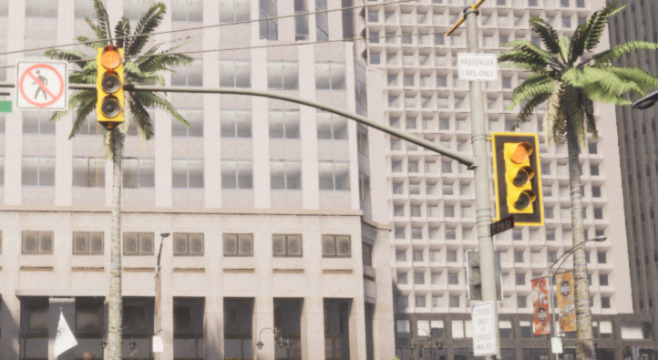
#> input picture ubuntu20/data/tl_detection/img_1.jpg, 658 x 360 px
$ python -i main.py   (imports and definitions only)
#> lines starting #> are read from the running program, lines starting #| are printed output that depends on the picture; after the words box and inside, x2 and y2 are one past the last pixel; in counts of white or black regions, pixels touching at a corner belong together

import numpy as np
import os
# import six.moves.urllib as urllib
# import tarfile
import tensorflow as tf
from matplotlib import pyplot as plt
from PIL import Image
from os import path
from utils import label_map_util
from utils import visualization_utils as vis_util
import time
import cv2


### Function To Detect Red and Yellow Color
# detect only Red and Yellow colors for the traffic lights (need to stop as detecting them)

def detect_red_and_yellow(img, Threshold=0.01):
    """
    detect red and yellow
    :param img:
    :param Threshold:
    :return:
    """
#> called with Threshold = 0.01

    desired_dim = (30, 90)  # width, height
    img = cv2.resize(np.array(img), desired_dim, interpolation=cv2.INTER_LINEAR)
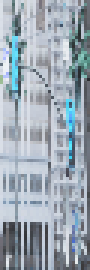
#> img: shape (90, 30, 3) (shown 3 times larger); mean of channels 0, 1, 2 179, 168.2, 156.3; drawn as B, G, R
    img_hsv = cv2.cvtColor(img, cv2.COLOR_RGB2HSV)
#> img_hsv: shape (90, 30, 3); mean H, S, V 19, 33.1, 179.2

    # lower mask (0-10)
    lower_red = np.array([0, 70, 50])
    upper_red = np.array([10, 255, 255])
    mask0 = cv2.inRange(img_hsv, lower_red, upper_red)
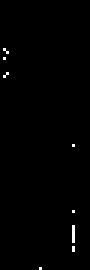
#> mask0: shape (90, 30) (shown 3 times larger); 0.59% white in thin lines or dots, all inside (x1, y1, x2, y2) = (1, 16, 25, 90)

    # upper mask (170-180)
    lower_red1 = np.array([170, 70, 50])
    upper_red1 = np.array([180, 255, 255])
    mask1 = cv2.inRange(img_hsv, lower_red1, upper_red1)
#> mask1: shape (90, 30); every value is 0

    # defining the Range of yellow color
    lower_yellow = np.array([21, 39, 64])
    upper_yellow = np.array([40, 255, 255])
    mask2 = cv2.inRange(img_hsv, lower_yellow, upper_yellow)
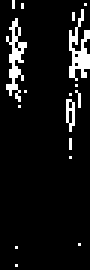
#> mask2: shape (90, 30) (shown 3 times larger); 7.7% white in thin lines or dots

    # red pixels' mask
    mask = mask0 + mask1 + mask2
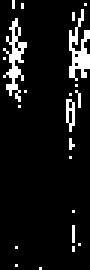
#> mask: shape (90, 30) (shown 3 times larger); 8.3% white in thin lines or dots

    # Compare the percentage of red values
    rate = np.count_nonzero(mask) / (desired_dim[0] * desired_dim[1])
#> rate = 0.083

    if rate > Threshold:
        return True
    else:
        return False


### Loading Image Into Numpy Array
# [132 lines left out: functions load_image_into_numpy_array, read_traffic_lights_object, plot_origin_image, detect_traffic_lights, not called in this run]


### Let's detect Traffic lights in test_images directory

# [12 lines not run here, left out]

>>> import cv2
>>> picture = cv2.cvtColor(cv2.imread('../../data/tl_detection/img_1.jpg'), cv2.COLOR_BGR2RGB)
>>> result = detect_red_and_yellow(picture)
#> result = True
